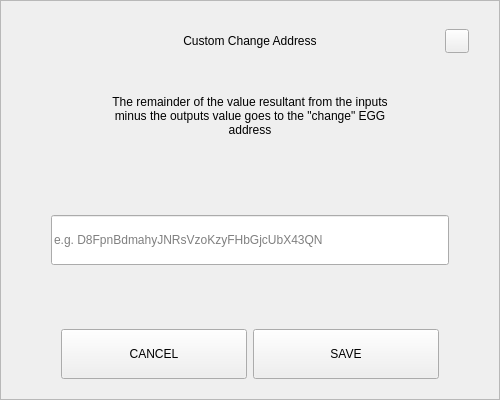
<?xml version="1.0" encoding="UTF-8"?>
<ui version="4.0">
 <class>SendChangeAddressDialog</class>
 <widget class="QDialog" name="SendChangeAddressDialog">
  <property name="geometry">
   <rect>
    <x>0</x>
    <y>0</y>
    <width>500</width>
    <height>400</height>
   </rect>
  </property>
  <property name="windowTitle">
   <string>Dialog</string>
  </property>
  <layout class="QVBoxLayout" name="verticalLayout">
   <property name="spacing">
    <number>0</number>
   </property>
   <property name="leftMargin">
    <number>0</number>
   </property>
   <property name="topMargin">
    <number>0</number>
   </property>
   <property name="rightMargin">
    <number>0</number>
   </property>
   <property name="bottomMargin">
    <number>0</number>
   </property>
   <item>
    <widget class="QFrame" name="frame">
     <property name="styleSheet">
      <string notr="true"/>
     </property>
     <property name="frameShape">
      <enum>QFrame::StyledPanel</enum>
     </property>
     <property name="frameShadow">
      <enum>QFrame::Raised</enum>
     </property>
     <layout class="QVBoxLayout" name="verticalLayout_2" stretch="0,0,0,0,0,0,0">
      <property name="spacing">
       <number>0</number>
      </property>
      <property name="leftMargin">
       <number>30</number>
      </property>
      <property name="topMargin">
       <number>20</number>
      </property>
      <property name="rightMargin">
       <number>30</number>
      </property>
      <property name="bottomMargin">
       <number>20</number>
      </property>
      <item>
       <layout class="QHBoxLayout" name="horizontalLayout_3">
        <property name="spacing">
         <number>0</number>
        </property>
        <item>
         <spacer name="horizontalSpacer_2">
          <property name="orientation">
           <enum>Qt::Horizontal</enum>
          </property>
          <property name="sizeHint" stdset="0">
           <size>
            <width>40</width>
            <height>20</height>
           </size>
          </property>
         </spacer>
        </item>
        <item>
         <widget class="QLabel" name="labelTitle">
          <property name="minimumSize">
           <size>
            <width>0</width>
            <height>40</height>
           </size>
          </property>
          <property name="maximumSize">
           <size>
            <width>16777215</width>
            <height>40</height>
           </size>
          </property>
          <property name="styleSheet">
           <string notr="true">padding-left:24px;</string>
          </property>
          <property name="text">
           <string>Custom Change Address</string>
          </property>
          <property name="alignment">
           <set>Qt::AlignCenter</set>
          </property>
          <property name="margin">
           <number>7</number>
          </property>
         </widget>
        </item>
        <item>
         <spacer name="horizontalSpacer">
          <property name="orientation">
           <enum>Qt::Horizontal</enum>
          </property>
          <property name="sizeHint" stdset="0">
           <size>
            <width>40</width>
            <height>20</height>
           </size>
          </property>
         </spacer>
        </item>
        <item>
         <widget class="QPushButton" name="btnEsc">
          <property name="minimumSize">
           <size>
            <width>24</width>
            <height>24</height>
           </size>
          </property>
          <property name="maximumSize">
           <size>
            <width>24</width>
            <height>24</height>
           </size>
          </property>
          <property name="focusPolicy">
           <enum>Qt::NoFocus</enum>
          </property>
          <property name="text">
           <string/>
          </property>
         </widget>
        </item>
       </layout>
      </item>
      <item>
       <spacer name="verticalSpacer_2">
        <property name="orientation">
         <enum>Qt::Vertical</enum>
        </property>
        <property name="sizeType">
         <enum>QSizePolicy::Fixed</enum>
        </property>
        <property name="sizeHint" stdset="0">
         <size>
          <width>20</width>
          <height>20</height>
         </size>
        </property>
       </spacer>
      </item>
      <item alignment="Qt::AlignHCenter">
       <widget class="QLabel" name="labelMessage">
        <property name="minimumSize">
         <size>
          <width>0</width>
          <height>70</height>
         </size>
        </property>
        <property name="text">
         <string>The remainder of the value resultant from the inputs minus the outputs value goes to the &quot;change&quot; EGG address</string>
        </property>
        <property name="alignment">
         <set>Qt::AlignCenter</set>
        </property>
        <property name="wordWrap">
         <bool>true</bool>
        </property>
       </widget>
      </item>
      <item>
       <spacer name="verticalSpacer_3">
        <property name="orientation">
         <enum>Qt::Vertical</enum>
        </property>
        <property name="sizeHint" stdset="0">
         <size>
          <width>20</width>
          <height>40</height>
         </size>
        </property>
       </spacer>
      </item>
      <item>
       <layout class="QHBoxLayout" name="horizontalLayout_2">
        <property name="spacing">
         <number>0</number>
        </property>
        <property name="leftMargin">
         <number>20</number>
        </property>
        <property name="rightMargin">
         <number>20</number>
        </property>
        <item>
         <widget class="QLineEdit" name="lineEditAddress">
          <property name="minimumSize">
           <size>
            <width>0</width>
            <height>50</height>
           </size>
          </property>
          <property name="placeholderText">
           <string notr="true">e.g. D8FpnBdmahyJNRsVzoKzyFHbGjcUbX43QN</string>
          </property>
         </widget>
        </item>
       </layout>
      </item>
      <item>
       <spacer name="verticalSpacer">
        <property name="orientation">
         <enum>Qt::Vertical</enum>
        </property>
        <property name="sizeHint" stdset="0">
         <size>
          <width>20</width>
          <height>40</height>
         </size>
        </property>
       </spacer>
      </item>
      <item>
       <layout class="QHBoxLayout" name="horizontalLayout" stretch="2,2">
        <property name="spacing">
         <number>6</number>
        </property>
        <property name="leftMargin">
         <number>30</number>
        </property>
        <property name="rightMargin">
         <number>30</number>
        </property>
        <item>
         <widget class="QPushButton" name="btnCancel">
          <property name="minimumSize">
           <size>
            <width>180</width>
            <height>50</height>
           </size>
          </property>
          <property name="focusPolicy">
           <enum>Qt::NoFocus</enum>
          </property>
          <property name="text">
           <string>CANCEL</string>
          </property>
         </widget>
        </item>
        <item>
         <widget class="QPushButton" name="btnSave">
          <property name="minimumSize">
           <size>
            <width>180</width>
            <height>50</height>
           </size>
          </property>
          <property name="focusPolicy">
           <enum>Qt::NoFocus</enum>
          </property>
          <property name="text">
           <string>SAVE</string>
          </property>
         </widget>
        </item>
       </layout>
      </item>
     </layout>
    </widget>
   </item>
  </layout>
 </widget>
 <resources/>
 <connections/>
</ui>
